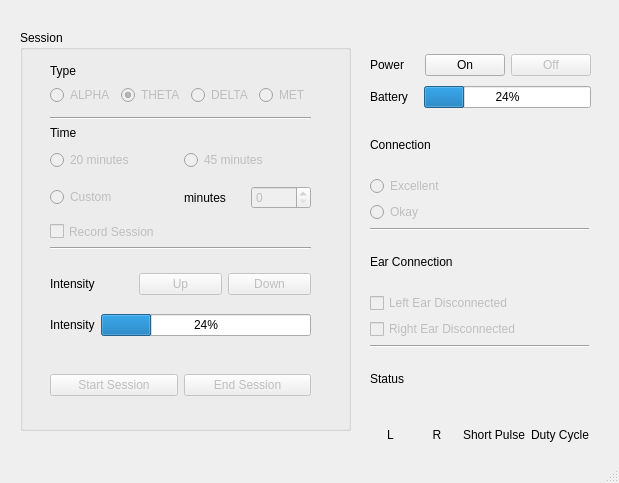
<?xml version="1.0" encoding="UTF-8"?>
<ui version="4.0">
 <class>MainWindow</class>
 <widget class="QMainWindow" name="MainWindow">
  <property name="geometry">
   <rect>
    <x>0</x>
    <y>0</y>
    <width>619</width>
    <height>483</height>
   </rect>
  </property>
  <property name="windowTitle">
   <string>MainWindow</string>
  </property>
  <widget class="QWidget" name="centralwidget">
   <widget class="QLabel" name="label_7">
    <property name="geometry">
     <rect>
      <x>40</x>
      <y>290</y>
      <width>54</width>
      <height>17</height>
     </rect>
    </property>
    <property name="text">
     <string/>
    </property>
   </widget>
   <widget class="QGroupBox" name="groupBox">
    <property name="geometry">
     <rect>
      <x>20</x>
      <y>30</y>
      <width>331</width>
      <height>401</height>
     </rect>
    </property>
    <property name="title">
     <string>Session</string>
    </property>
    <widget class="QWidget" name="verticalLayoutWidget_3">
     <property name="geometry">
      <rect>
       <x>30</x>
       <y>230</y>
       <width>261</width>
       <height>91</height>
      </rect>
     </property>
     <layout class="QVBoxLayout" name="verticalLayout_3">
      <item>
       <layout class="QHBoxLayout" name="horizontalLayout">
        <item>
         <widget class="QLabel" name="label_3">
          <property name="text">
           <string>Intensity</string>
          </property>
         </widget>
        </item>
        <item>
         <widget class="QPushButton" name="btnIntensityUp">
          <property name="enabled">
           <bool>false</bool>
          </property>
          <property name="text">
           <string>Up</string>
          </property>
         </widget>
        </item>
        <item>
         <widget class="QPushButton" name="btnIntensityDown">
          <property name="enabled">
           <bool>false</bool>
          </property>
          <property name="text">
           <string>Down</string>
          </property>
         </widget>
        </item>
       </layout>
      </item>
      <item>
       <layout class="QHBoxLayout" name="horizontalLayout_5">
        <item>
         <widget class="QLabel" name="label_6">
          <property name="text">
           <string>Intensity</string>
          </property>
         </widget>
        </item>
        <item>
         <widget class="QProgressBar" name="barIntensity">
          <property name="value">
           <number>24</number>
          </property>
         </widget>
        </item>
       </layout>
      </item>
     </layout>
    </widget>
    <widget class="QWidget" name="horizontalLayoutWidget">
     <property name="geometry">
      <rect>
       <x>30</x>
       <y>50</y>
       <width>261</width>
       <height>31</height>
      </rect>
     </property>
     <layout class="QHBoxLayout" name="horizontalLayout_3">
      <item>
       <widget class="QRadioButton" name="rbAlphaOption">
        <property name="enabled">
         <bool>false</bool>
        </property>
        <property name="text">
         <string>ALPHA</string>
        </property>
       </widget>
      </item>
      <item>
       <widget class="QRadioButton" name="rbThetaOption">
        <property name="enabled">
         <bool>false</bool>
        </property>
        <property name="text">
         <string>THETA</string>
        </property>
        <property name="checked">
         <bool>true</bool>
        </property>
       </widget>
      </item>
      <item>
       <widget class="QRadioButton" name="rbDeltaOption">
        <property name="enabled">
         <bool>false</bool>
        </property>
        <property name="text">
         <string>DELTA</string>
        </property>
        <property name="checked">
         <bool>false</bool>
        </property>
        <property name="autoExclusive">
         <bool>true</bool>
        </property>
       </widget>
      </item>
      <item>
       <widget class="QRadioButton" name="rbMetOption">
        <property name="enabled">
         <bool>false</bool>
        </property>
        <property name="text">
         <string>MET</string>
        </property>
       </widget>
      </item>
     </layout>
    </widget>
    <widget class="QLabel" name="label">
     <property name="geometry">
      <rect>
       <x>30</x>
       <y>30</y>
       <width>109</width>
       <height>21</height>
      </rect>
     </property>
     <property name="text">
      <string>Type</string>
     </property>
    </widget>
    <widget class="QLabel" name="label_2">
     <property name="geometry">
      <rect>
       <x>30</x>
       <y>90</y>
       <width>129</width>
       <height>26</height>
      </rect>
     </property>
     <property name="text">
      <string>Time</string>
     </property>
    </widget>
    <widget class="QCheckBox" name="ckRecordSession">
     <property name="enabled">
      <bool>false</bool>
     </property>
     <property name="geometry">
      <rect>
       <x>30</x>
       <y>190</y>
       <width>110</width>
       <height>23</height>
      </rect>
     </property>
     <property name="text">
      <string>Record Session</string>
     </property>
    </widget>
    <widget class="Line" name="line">
     <property name="geometry">
      <rect>
       <x>30</x>
       <y>80</y>
       <width>261</width>
       <height>16</height>
      </rect>
     </property>
     <property name="orientation">
      <enum>Qt::Horizontal</enum>
     </property>
    </widget>
    <widget class="Line" name="line_2">
     <property name="geometry">
      <rect>
       <x>30</x>
       <y>210</y>
       <width>261</width>
       <height>16</height>
      </rect>
     </property>
     <property name="orientation">
      <enum>Qt::Horizontal</enum>
     </property>
    </widget>
    <widget class="QWidget" name="horizontalLayoutWidget_4">
     <property name="geometry">
      <rect>
       <x>30</x>
       <y>340</y>
       <width>261</width>
       <height>31</height>
      </rect>
     </property>
     <layout class="QHBoxLayout" name="horizontalLayout_6">
      <item>
       <widget class="QPushButton" name="btnStartSession">
        <property name="enabled">
         <bool>false</bool>
        </property>
        <property name="text">
         <string>Start Session</string>
        </property>
       </widget>
      </item>
      <item>
       <widget class="QPushButton" name="btnEndSession">
        <property name="enabled">
         <bool>false</bool>
        </property>
        <property name="text">
         <string>End Session</string>
        </property>
       </widget>
      </item>
     </layout>
    </widget>
    <widget class="QWidget" name="verticalLayoutWidget">
     <property name="geometry">
      <rect>
       <x>30</x>
       <y>110</y>
       <width>261</width>
       <height>80</height>
      </rect>
     </property>
     <layout class="QVBoxLayout" name="verticalLayout">
      <item>
       <layout class="QHBoxLayout" name="horizontalLayout_8">
        <item>
         <widget class="QRadioButton" name="rbTwentyOption">
          <property name="enabled">
           <bool>false</bool>
          </property>
          <property name="text">
           <string>20 minutes</string>
          </property>
         </widget>
        </item>
        <item>
         <widget class="QRadioButton" name="rbFortyFiveOption">
          <property name="enabled">
           <bool>false</bool>
          </property>
          <property name="text">
           <string>45 minutes</string>
          </property>
         </widget>
        </item>
       </layout>
      </item>
      <item>
       <layout class="QHBoxLayout" name="horizontalLayout_10">
        <item>
         <widget class="QRadioButton" name="rbCustomOption">
          <property name="enabled">
           <bool>false</bool>
          </property>
          <property name="text">
           <string>Custom</string>
          </property>
         </widget>
        </item>
        <item>
         <layout class="QHBoxLayout" name="horizontalLayout_9">
          <item>
           <widget class="QLabel" name="label_8">
            <property name="text">
             <string>minutes</string>
            </property>
           </widget>
          </item>
          <item>
           <widget class="QSpinBox" name="spnMinutesInput">
            <property name="enabled">
             <bool>false</bool>
            </property>
           </widget>
          </item>
         </layout>
        </item>
       </layout>
      </item>
     </layout>
    </widget>
   </widget>
   <widget class="QWidget" name="verticalLayoutWidget_5">
    <property name="geometry">
     <rect>
      <x>370</x>
      <y>50</y>
      <width>221</width>
      <height>62</height>
     </rect>
    </property>
    <layout class="QVBoxLayout" name="verticalLayout_5">
     <item>
      <layout class="QHBoxLayout" name="horizontalLayout_2">
       <item>
        <widget class="QLabel" name="label_4">
         <property name="text">
          <string>Power</string>
         </property>
        </widget>
       </item>
       <item>
        <widget class="QPushButton" name="btnPowerOn">
         <property name="enabled">
          <bool>true</bool>
         </property>
         <property name="text">
          <string>On</string>
         </property>
        </widget>
       </item>
       <item>
        <widget class="QPushButton" name="btnPowerOff">
         <property name="enabled">
          <bool>false</bool>
         </property>
         <property name="text">
          <string>Off</string>
         </property>
        </widget>
       </item>
      </layout>
     </item>
     <item>
      <layout class="QHBoxLayout" name="horizontalLayout_4">
       <item>
        <widget class="QLabel" name="label_5">
         <property name="text">
          <string>Battery   </string>
         </property>
        </widget>
       </item>
       <item>
        <widget class="QProgressBar" name="barBatteryLevel">
         <property name="value">
          <number>24</number>
         </property>
        </widget>
       </item>
      </layout>
     </item>
    </layout>
   </widget>
   <widget class="QWidget" name="layoutWidget">
    <property name="geometry">
     <rect>
      <x>370</x>
      <y>120</y>
      <width>219</width>
      <height>396</height>
     </rect>
    </property>
    <layout class="QVBoxLayout" name="verticalLayout_7">
     <item>
      <widget class="QLabel" name="label_11">
       <property name="text">
        <string>Connection</string>
       </property>
      </widget>
     </item>
     <item>
      <widget class="QRadioButton" name="rbExcellentConnection">
       <property name="enabled">
        <bool>false</bool>
       </property>
       <property name="text">
        <string>Excellent</string>
       </property>
      </widget>
     </item>
     <item>
      <widget class="QRadioButton" name="rbOkayConnection">
       <property name="enabled">
        <bool>false</bool>
       </property>
       <property name="text">
        <string>Okay</string>
       </property>
      </widget>
     </item>
     <item>
      <widget class="Line" name="line_3">
       <property name="orientation">
        <enum>Qt::Horizontal</enum>
       </property>
      </widget>
     </item>
     <item>
      <widget class="QLabel" name="label_12">
       <property name="text">
        <string>Ear Connection</string>
       </property>
      </widget>
     </item>
     <item>
      <widget class="QCheckBox" name="ckLeftEarDisconnected">
       <property name="enabled">
        <bool>false</bool>
       </property>
       <property name="text">
        <string>Left Ear Disconnected</string>
       </property>
      </widget>
     </item>
     <item>
      <widget class="QCheckBox" name="ckRightEarDisconnected">
       <property name="enabled">
        <bool>false</bool>
       </property>
       <property name="text">
        <string>Right Ear Disconnected</string>
       </property>
      </widget>
     </item>
     <item>
      <widget class="Line" name="line_4">
       <property name="orientation">
        <enum>Qt::Horizontal</enum>
       </property>
      </widget>
     </item>
     <item>
      <widget class="QLabel" name="label_13">
       <property name="text">
        <string>Status</string>
       </property>
      </widget>
     </item>
     <item>
      <layout class="QHBoxLayout" name="horizontalLayout_7">
       <item>
        <widget class="QLabel" name="lbLeftEar">
         <property name="autoFillBackground">
          <bool>false</bool>
         </property>
         <property name="text">
          <string>L</string>
         </property>
         <property name="alignment">
          <set>Qt::AlignCenter</set>
         </property>
        </widget>
       </item>
       <item>
        <widget class="QLabel" name="lbRightEar">
         <property name="text">
          <string>R</string>
         </property>
         <property name="alignment">
          <set>Qt::AlignCenter</set>
         </property>
        </widget>
       </item>
       <item>
        <widget class="QLabel" name="lbShortPulse">
         <property name="text">
          <string>Short Pulse</string>
         </property>
        </widget>
       </item>
       <item>
        <widget class="QLabel" name="lbDutyCycle">
         <property name="text">
          <string>Duty Cycle</string>
         </property>
        </widget>
       </item>
      </layout>
     </item>
     <item>
      <widget class="QLabel" name="lbStatusOutput">
       <property name="text">
        <string>Output: </string>
       </property>
      </widget>
     </item>
    </layout>
   </widget>
  </widget>
  <widget class="QMenuBar" name="menubar">
   <property name="geometry">
    <rect>
     <x>0</x>
     <y>0</y>
     <width>619</width>
     <height>22</height>
    </rect>
   </property>
  </widget>
  <widget class="QStatusBar" name="statusbar"/>
 </widget>
 <resources/>
 <connections/>
</ui>
